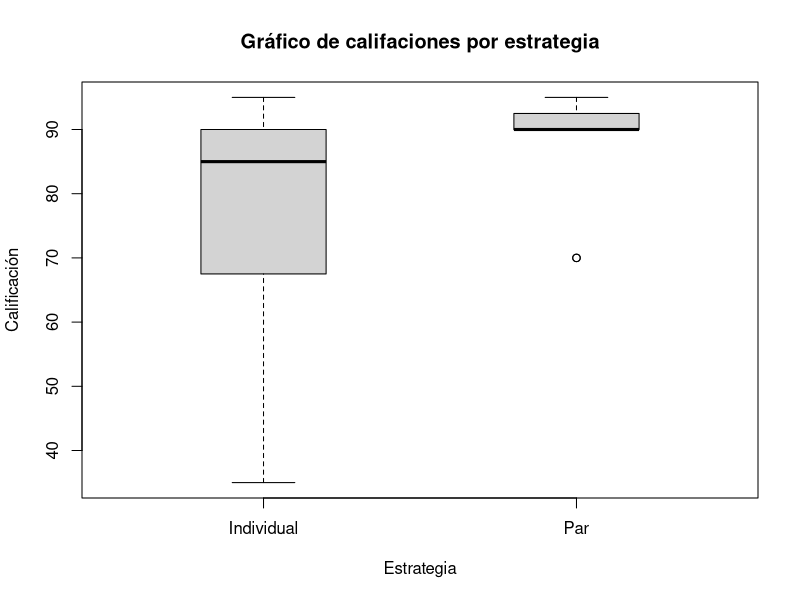
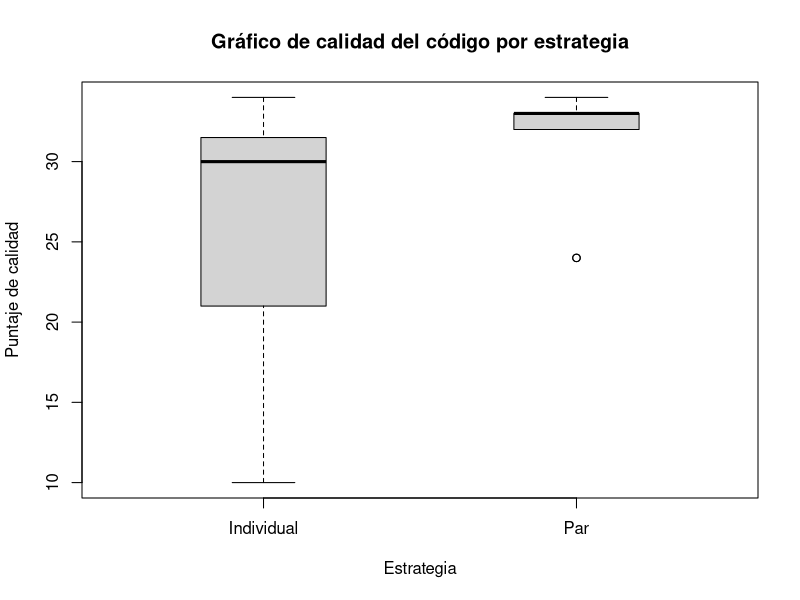

Write R code to recreate these figures, in order.
# Calificaciones
sc_indv <- c(65, 90, 35, 85, 45, 90, 85, 90, 90, 85, 95, 75, 70, 35, 85)
sc_par <- c(90, 95, 70, 90, 70, 90, 90, 95, 90, 90, 95, 90, 90, 90, 95)

# Calidad del código
cq_indv <- c(32, 31, 10, 18, 14, 30, 34, 32, 34, 30, 31, 24, 24, 15, 29)
cq_par <- c(33, 32, 24, 32, 24, 33, 32, 34, 32, 33, 33, 33, 32, 33, 34)

#boxplot(sc_indv, sc_par, col=rgb(0, 0.5, 1), alpha = 0.5)
#boxplot(cq_indv, cq_par, col=rgb(0, 0.5, 0), alpha = 0.5)


sc_data <- data.frame("Individual"= sc_indv, "Par"=sc_par)
cq_data <- data.frame("Individual"=cq_indv, "Par"=cq_par)


mypath=file.path("~", "r-studio", "plots", "calificaciones_caja.png")
png(file=mypath)
boxplot(sc_data
        , main="Gráfico de califaciones por estrategia"
        , xlab="Estrategia"
        , ylab="Calificación"
        , boxwex=.4)
dev.off()

mypath=file.path("~", "r-studio", "plots", "calidad_caja.png")
png(file=mypath)
boxplot(cq_data
        , main="Gráfico de calidad del código por estrategia"
        , xlab="Estrategia"
        , ylab="Puntaje de calidad"
        , boxwex=.4)
dev.off()

# median(sc_indv)
# median(sc_par)

median(cq_indv)
median(cq_par)

# normalidad
shapiro.test(sc_data$Par - sc_data$Individual)
shapiro.test(cq_data$Par - cq_data$Individual)

# La diferencia de las medianas es diferente de 0 donde a = 0.05
wilcox.test(sc_data$Individual, sc_data$Par, paired=TRUE, alternative = "two.sided")
wilcox.test(cq_data$Individual, cq_data$Par, paired=TRUE, alternative = "two.sided")
